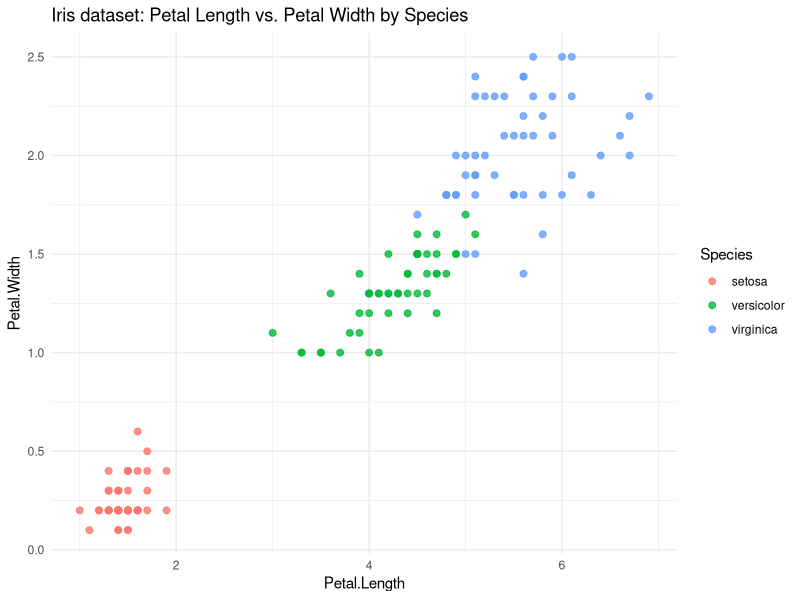

Write the R code that produced this figure.
## ------------------------------------------------------------
## Bayesian Naive Bayes (Dirichlet–Categorical) for Discrete X
## Application: Email triage (important / other / junk)
## ------------------------------------------------------------

set.seed(0)

# --------------------------
# 0) Utility: discretization
# --------------------------
disc_by_breaks <- function(x, breaks, right = FALSE) {
  # returns integers 1..K for K bins
  cut(x, breaks = breaks, right = right, include.lowest = TRUE, labels = FALSE)
}

# -------------------------------------------------
# 1) Simulate data (convincing email triage example)
# -------------------------------------------------
simulate_email_data <- function(n = 2000) {
  classes <- c("important", "other", "junk")
  J <- length(classes)
  
  # Class prior (true, unknown to the learner)
  pi_true <- c(0.20, 0.55, 0.25)  # proportions for important/other/junk
  
  # Draw class labels
  y <- factor(sample(classes, size = n, replace = TRUE, prob = pi_true), levels = classes)
  
  # Features:
  # F1: has_links (binary: 1=yes, 0=no), class-dependent Bernoulli
  p_links <- c(0.05, 0.20, 0.75)  # fewer links in important, many in junk
  has_links <- rbinom(n, 1, prob = p_links[as.integer(y)])
  
  # F2: email_length (numeric words) -> discretize later
  # Poisson means by class (short for junk, long for important)
  mu_len <- c(220, 120, 60)
  email_length <- rpois(n, lambda = mu_len[as.integer(y)])
  
  # F3: has_attachment (binary)
  p_attach <- c(0.40, 0.10, 0.02)
  has_attachment <- rbinom(n, 1, prob = p_attach[as.integer(y)])
  
  # F4: sender_domain_type (categorical with K=4)
  # 1=whitelist colleague, 2=corporate, 3=newsletter, 4=random
  phi_domain <- rbind(
    c(0.55, 0.30, 0.10, 0.05),  # important
    c(0.10, 0.45, 0.30, 0.15),  # other
    c(0.02, 0.08, 0.25, 0.65)   # junk
  )
  K_dom <- ncol(phi_domain)
  sender_domain <- vapply(
    as.integer(y),
    function(j) sample.int(K_dom, size = 1, prob = phi_domain[j, ]),
    integer(1)
  )
  
  # F5: hour_bucket (categorical with 4 parts)
  # 1=night(0-6), 2=morning(6-12), 3=afternoon(12-18), 4=evening(18-24)
  phi_hour <- rbind(
    c(0.05, 0.45, 0.35, 0.15),  # important arrive mostly morning/afternoon
    c(0.10, 0.35, 0.35, 0.20),
    c(0.25, 0.20, 0.30, 0.25)   # junk somewhat nocturnal
  )
  hour_bucket <- vapply(
    as.integer(y),
    function(j) sample.int(4, size = 1, prob = phi_hour[j, ]),
    integer(1)
  )
  
  # Discretize email_length into bins (global, not per-class)
  # breaks: [0, 50), [50, 100), [100, 200), [200, +inf)
  len_breaks <- c(-Inf, 50, 100, 200, Inf)
  length_bin <- disc_by_breaks(email_length, breaks = len_breaks)
  
  # Assemble data.frame of discrete features as integers 1..Nd per feature
  # - Convert binary {0,1} to {1,2} for a clean Dirichlet–Categorical coding
  X <- data.frame(
    links = has_links + 1L,           # 1=no, 2=yes
    length_bin = length_bin,          # 1..4
    attach = has_attachment + 1L,     # 1=no, 2=yes
    domain = sender_domain,           # 1..4
    hour = hour_bucket                # 1..4
  )
  
  list(X = X, y = y, classes = classes,
       meta = list(len_breaks = len_breaks))
}

sim <- simulate_email_data(n = 2500)
X <- sim$X; y <- sim$y; classes <- sim$classes

# Train/test split
set.seed(1)
idx <- sample.int(nrow(X), size = round(0.7 * nrow(X)))
train <- list(X = X[idx, , drop = FALSE], y = y[idx])
test  <- list(X = X[-idx, , drop = FALSE], y = y[-idx])

# --------------------------------------------------
# 2) Fit Bayesian Naive Bayes with Dirichlet priors
# --------------------------------------------------
# Model:
#  - Class prior:    pi ~ Dirichlet(alpha_pi)
#  - For each feature d and class j:
#        theta_{d,j} ~ Dirichlet(alpha_{d,j})
#  - Posterior means give closed-form predictive factors:
#        E[pi_j | D] = (alpha_pi_j + N_j) / sum_j (alpha_pi_j + N_j)
#        E[theta_{d,j,k} | D] = (alpha_{d,j,k} + count_{d,j,k}) / sum_k (...)

fit_nb_dirichlet <- function(X, y, alpha_pi = NULL, alpha_feat = NULL) {
  X <- as.data.frame(X)
  classes <- levels(y)
  J <- length(classes)
  D <- ncol(X)
  
  # Determine Nd per feature and ensure values are in 1..Nd
  Nd <- vapply(X, function(col) max(col), integer(1))
  
  # Hyperparameters
  if (is.null(alpha_pi)) alpha_pi <- rep(1, J)             # flat Dirichlet prior on classes
  if (is.null(alpha_feat)) {
    # alpha_feat[[d]][j, k] = prior for feature d, class j, category k
    alpha_feat <- lapply(seq_len(D), function(d) {
      matrix(1, nrow = J, ncol = Nd[d])                    # flat per feature
    })
  }
  
  # Sufficient statistics
  y_int <- as.integer(y)  # 1..J
  N_y <- tabulate(y_int, nbins = J)
  
  counts <- vector("list", D)
  for (d in seq_len(D)) {
    Kd <- Nd[d]
    tab_d <- array(0L, dim = c(J, Kd))
    for (j in seq_len(J)) {
      xdj <- X[y_int == j, d]
      if (length(xdj)) {
        tab_d[j, ] <- tabulate(xdj, nbins = Kd)
      }
    }
    counts[[d]] <- tab_d
  }
  
  # Posterior hyperparameters
  alpha_pi_post <- alpha_pi + N_y
  alpha_feat_post <- lapply(seq_len(D), function(d) alpha_feat[[d]] + counts[[d]])
  
  list(
    classes = classes, J = J, D = D, Nd = Nd,
    alpha_pi_post = alpha_pi_post,
    alpha_feat_post = alpha_feat_post
  )
}

model <- fit_nb_dirichlet(train$X, train$y)

# --------------------------------------------------------------
# 3) Posterior-predictive classification for new data X_new (NxD)
# --------------------------------------------------------------
predict_nb <- function(model, X_new, return_proba = FALSE) {
  X_new <- as.data.frame(X_new)
  N <- nrow(X_new)
  J <- model$J; D <- model$D
  Nd <- model$Nd
  
  # Posterior means for priors (class and conditional feature distributions)
  pi_bar <- model$alpha_pi_post / sum(model$alpha_pi_post)
  
  # For each feature d and class j, probability vector over categories k:
  theta_bar <- lapply(seq_len(D), function(d) {
    post <- model$alpha_feat_post[[d]]
    post / rowSums(post)
  })
  # theta_bar[[d]][j, k]
  
  # Compute unnormalized post-predictive p(y=j | x) ∝ E[pi_j] * Π_d E[theta_{d,j, x_d}]
  log_scores <- matrix(0, nrow = N, ncol = J)
  for (j in seq_len(J)) {
    # start with log class prior
    log_scores[, j] <- rep(log(pi_bar[j]), N)
    for (d in seq_len(D)) {
      xk <- X_new[[d]]
      # Safety: clamp to [1, Nd[d]] in case of out-of-range
      xk <- pmax(1L, pmin(as.integer(xk), Nd[d]))
      probs_dj <- theta_bar[[d]][j, ]
      log_scores[, j] <- log_scores[, j] + log(probs_dj[xk])
    }
  }
  
  # Normalize to probabilities
  # softmax row-wise
  max_row <- apply(log_scores, 1, max)
  exp_shift <- exp(log_scores - max_row)
  denom <- rowSums(exp_shift)
  proba <- exp_shift / denom
  
  if (return_proba) {
    colnames(proba) <- model$classes
    return(proba)
  } else {
    y_hat <- factor(model$classes[max.col(proba, ties.method = "first")], levels = model$classes)
    return(y_hat)
  }
}

# -------------------------
# 4) Evaluate on the test set
# -------------------------
y_hat <- predict_nb(model, test$X)
acc <- mean(y_hat == test$y)
cat(sprintf("Test accuracy: %.3f\n", acc))

# Confusion matrix
print(table(predicted = y_hat, truth = test$y))

# ---------------------------------------------------------
# 5) Classify brand-new points (hand-crafted illustrations)
# ---------------------------------------------------------
# Helper to build a single new x row:
# features: links(1=no,2=yes), length_bin(1..4), attach(1=no,2=yes), domain(1..4), hour(1..4)
new_points <- rbind(
  # likely important: no links, long, has attachment, known domain, morning
  c(1, 4, 2, 1, 2),
  # likely junk: links, short, no attachment, random domain, night
  c(2, 1, 1, 4, 1),
  # ambiguous/other: maybe newsletter, medium length, no attach, afternoon
  c(1, 3, 1, 3, 3)
)
colnames(new_points) <- names(train$X)

pred_labels <- predict_nb(model, new_points, return_proba = FALSE)
pred_proba  <- predict_nb(model, new_points, return_proba = TRUE)

cat("\nPredictions for hand-crafted new points:\n")
print(pred_labels)
print(round(pred_proba, 3))

# ---------------------------------------------------------
# 6) (Optional) Compact helper that wraps train + predict
# ---------------------------------------------------------
train_nb <- function(X, y, alpha_pi = NULL, alpha_feat = NULL) {
  fit_nb_dirichlet(X, y, alpha_pi, alpha_feat)
}

## ============================================================
## 7) Example: Run Bayesian Naive Bayes on the iris dataset
## ============================================================

# Load iris data
data(iris)

library(ggplot2)
ggplot(iris, aes(x = Petal.Length, y = Petal.Width, color = Species)) +
  geom_point(size = 2, alpha = 0.8) +
  labs(title = "Iris dataset: Petal Length vs. Petal Width by Species") +
  theme_minimal()

# Convert Species to a factor (it already is)
y_iris <- iris$Species

# Discretize continuous predictors into bins
# Here we use 4 equal-frequency bins per feature (quantiles)
X_iris <- as.data.frame(lapply(iris[, 1:4], function(col) {
  cut(col, breaks = quantile(col, probs = seq(0, 1, length.out = 5)),
      include.lowest = TRUE, labels = FALSE)
}))

# Split into train/test (70/30)
set.seed(123)
idx_iris <- sample.int(nrow(X_iris), size = round(0.7 * nrow(X_iris)))
train_iris <- list(X = X_iris[idx_iris, ], y = y_iris[idx_iris])
test_iris  <- list(X = X_iris[-idx_iris, ], y = y_iris[-idx_iris])

# Fit the model
model_iris <- fit_nb_dirichlet(train_iris$X, train_iris$y)

# Predict on test set
y_hat_iris <- predict_nb(model_iris, test_iris$X)

# Accuracy
acc_iris <- mean(y_hat_iris == test_iris$y)
cat(sprintf("\nIris dataset accuracy: %.3f\n", acc_iris))

# Confusion matrix
print(table(predicted = y_hat_iris, truth = test_iris$y))

# Predict probabilities for a few new points (randomly chosen from test set)
new_idx <- sample(seq_len(nrow(test_iris$X)), 3)
new_points_iris <- test_iris$X[new_idx, ]
pred_labels_iris <- predict_nb(model_iris, new_points_iris, return_proba = FALSE)
pred_proba_iris  <- predict_nb(model_iris, new_points_iris, return_proba = TRUE)

cat("\nPredictions for a few iris test points:\n")
print(pred_labels_iris)
print(round(pred_proba_iris, 3))
